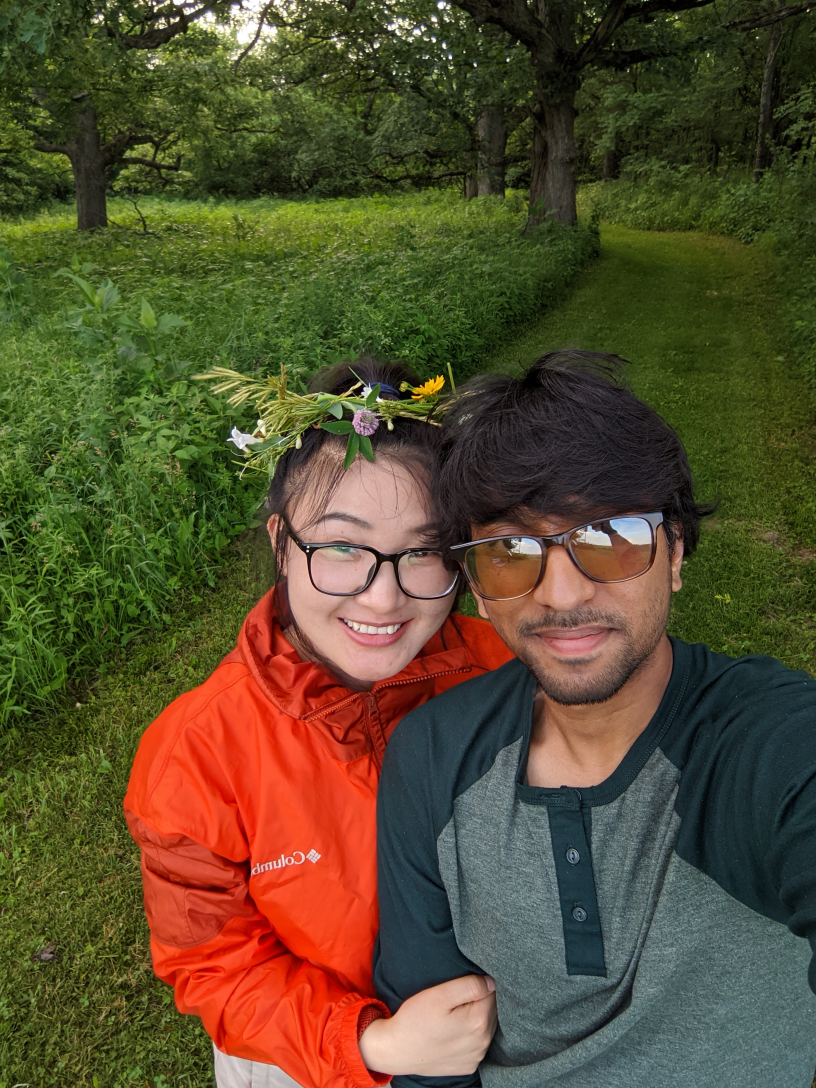
#> input picture processed.jpeg, 2448 x 3264 px (shown at 1/3 size)
$ jupyter execute --allow-errors main.ipynb
#> lines starting #> are read from the running program, lines starting #| are printed output that depends on the picture
[cell 1]
from glob import glob
from tqdm import tqdm
import cv2
import numpy as np
import pandas as pd
import matplotlib.pyplot as plt
import matplotlib.image as mpimg
from sklearn.neighbors import NearestNeighbors
import warnings
warnings.filterwarnings('ignore')
import multiprocessing
from joblib import Parallel, delayed

color_columns = ['r_average', 'g_average', 'b_average']
num_cores = multiprocessing.cpu_count()

[cell 2]
# [7 lines of commented-out code are left out]

[cell 3]
# image_summaries = Parallel(n_jobs=num_cores)(delayed(file_summaries)(i) for i in tqdm(filenames, total=len(filenames)))
# image_summaries = pd.DataFrame(image_summaries, columns=['filename'] + color_columns)
# image_summaries['used_q'] = False
# image_summaries.to_csv('places_summaries.csv')

#> (a cell that did not finish here is left out)

[cell 5]
# reference_image = mpimg.imread("kenzie-kraft-sWRNaS5Ijgg-unsplash.jpg")
# reference_image = cv2.imread("bulksplash-mrthetrain-b2tc2aWJKWg.jpg")
reference_image = cv2.imread("processed.jpeg")
#> reference_image is the input picture: shape (3264, 2448, 3); mean B, G, R 47.1, 76.6, 87.9
reference_image = reference_image[33:-33, 22:-22, :]
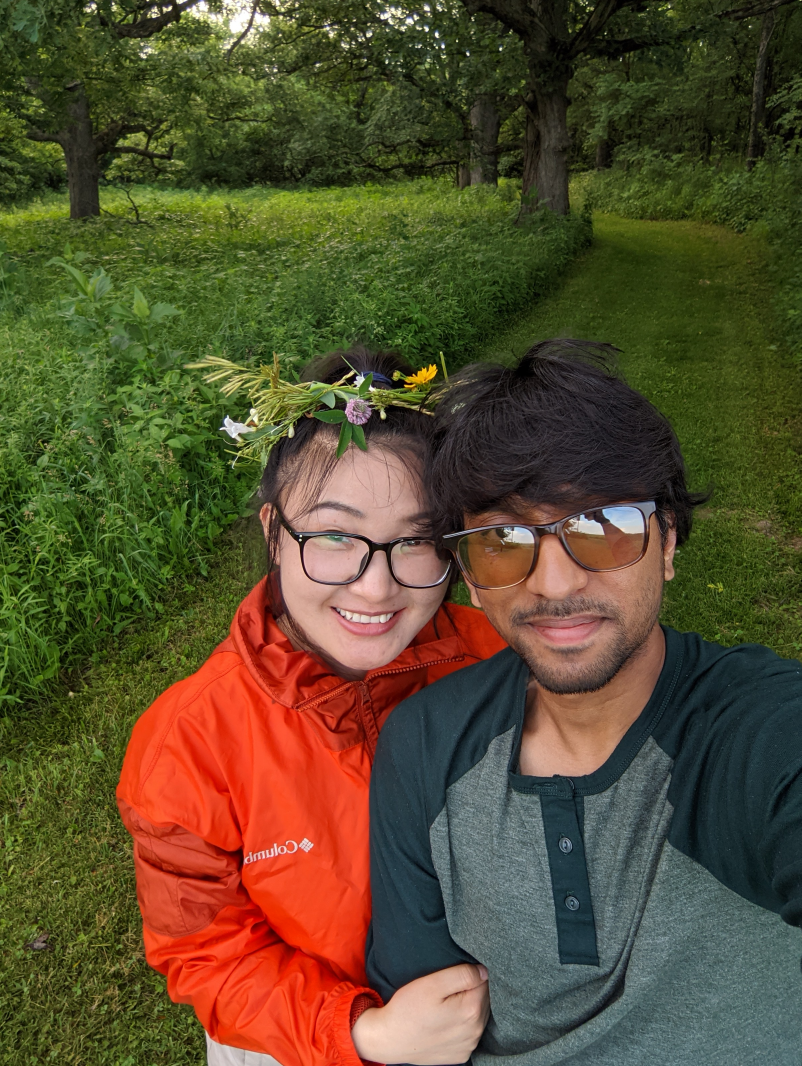
#> reference_image: shape (3198, 2404, 3) (shown at 1/3 size); mean B, G, R 47, 76.5, 88.5
reference_image_test = reference_image
plt.imshow(reference_image)

[cell 6]
res = 64

reference_image_x, reference_image_y = reference_image.shape[0] // res, reference_image.shape[1] // res
#> reference_image_x = 49; reference_image_y = 37
reference_image_metrics = []

for x in tqdm(range(reference_image_x)):
    for y in range(reference_image_y):
        cropped_segment = reference_image[x*res:(x+1)*res, y*res:(y+1)*res, :]
        cropped_segment_averages = [np.mean(cropped_segment[:, :, i]) for i in range(3)]
        reference_image_metrics.append([x*res, (x+1)*res, y*res, (y+1)*res] + cropped_segment_averages)
#> after the loop, reference_image_metrics = 1813 items

reference_image_metrics = pd.DataFrame(reference_image_metrics,
                                      columns=['x_start_index', 'x_end_index',
                                              'y_start_index', 'y_end_index'] + color_columns)
#> reference_image_metrics = table of 1813 rows and 7 columns

reference_image_metrics['nearest_image'] = None
reference_image_metrics['nearest_image_summary'] = None
